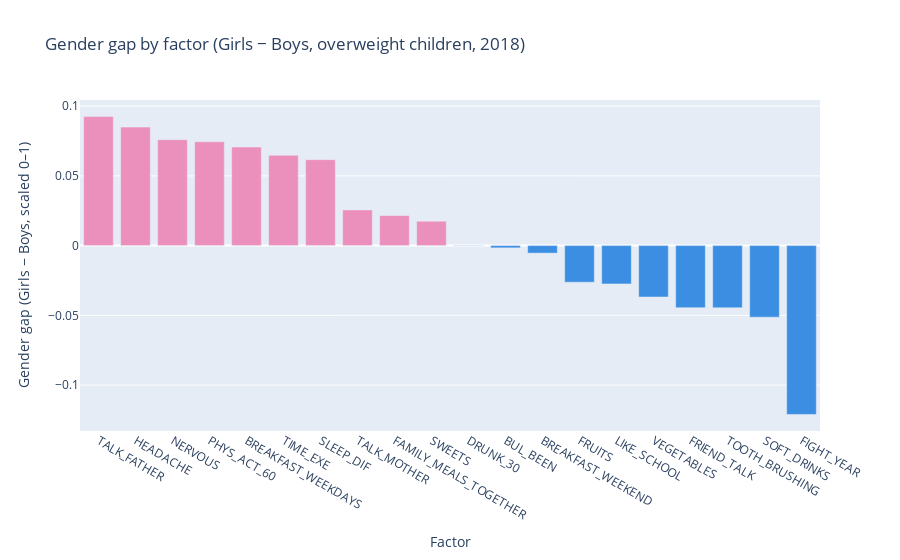

Notebook cell for this chart:
### Markdown cell above
### GRAPH 3
### Komplexni prehled - Gender differences in all relevant factors
- sirsi obrazek k grafu 2 (tam jen highlights), tady vse

### Code cell
# tady nejlip videt gender gap ale neumim interpretovat po reverse scales
# nejlepe zkombinovat - jake factor delaji nejvice a zarove kde je nejvetsi rozdil kluci/holky
# dodat aspon % u sloupcu


# GRAPH 3_v03
# GENDER GAP - only one bar - difference girls/boys, sorted DESC
# another option for graph no3


for feature in list_columns:
    max_scale = dict_scales[feature]
    reverse = feature in reverse_scales
    df_2018[feature] = normalize_feature(df_2018[feature], max_scale, reverse)

gap_table = (
    df_sex_long
    .pivot(index="FEATURE", columns="SEX_STRING", values="VALUE")
    .reset_index()
)

# gender gap: Girls - Boys (+ girls more, - boys more)
gap_table["GAP"] = gap_table["Girls"] - gap_table["Boys"]

# gender gap difference calculated
gap_table["ABS_GAP"] = gap_table["GAP"].abs()

# sorting factors by gender gap DESC
feature_order = (
    gap_table
    .sort_values("ABS_GAP", ascending=False)["FEATURE"]
    .tolist()
)

gap_plot_df = gap_table.sort_values("GAP", ascending=False)

# custom barvy: růžová pokud Girls > Boys, modrá pokud Boys > Girls
gap_colors = np.where(gap_plot_df["GAP"] > 0, "#eb8fbd", "#3b8ee1")

fig_gap = px.bar(
    gap_plot_df,
    x="FEATURE",
    y="GAP",
    title="Gender gap by factor (Girls − Boys, overweight children, 2018)",
)

fig_gap.update_traces(marker_color=gap_colors)

fig_gap.update_layout(
    xaxis_title="Factor",
    yaxis_title="Gender gap (Girls − Boys, scaled 0–1)",
    showlegend=False
)

fig_gap.show()

### Figure 1 — Plotly figure (JSON) as saved in the notebook; plotly's stock layout.template omitted (floating-point values rounded to 4 significant figures)
{"data": [{"hovertemplate": "FEATURE=%{x}<br>GAP=%{y}<extra></extra>", "legendgroup": "", "marker": {"color": ["#eb8fbd", "#eb8fbd", "#eb8fbd", "#eb8fbd", "#eb8fbd", "#eb8fbd", "#eb8fbd", "#eb8fbd", "#eb8fbd", "#eb8fbd", "#3b8ee1", "#3b8ee1", "#3b8ee1", "#3b8ee1", "#3b8ee1", "#3b8ee1", "#3b8ee1", "#3b8ee1", "#3b8ee1", "#3b8ee1"], "pattern": {"shape": ""}}, "name": "", "orientation": "v", "showlegend": false, "textposition": "auto", "type": "bar", "x": ["TALK_FATHER", "HEADACHE", "NERVOUS", "PHYS_ACT_60", "BREAKFAST_WEEKDAYS", "TIME_EXE", "SLEEP_DIF", "TALK_MOTHER", "FAMILY_MEALS_TOGETHER", "SWEETS", "DRUNK_30", "BUL_BEEN", "BREAKFAST_WEEKEND", "FRUITS", "LIKE_SCHOOL", "VEGETABLES", "FRIEND_TALK", "TOOTH_BRUSHING", "SOFT_DRINKS", "FIGHT_YEAR"], "xaxis": "x", "y": [0.09253, 0.08496, 0.07596, 0.07447, 0.07065, 0.06479, 0.06163, 0.0256, 0.02153, 0.01747, -0.0001632, -0.001636, -0.005428, -0.02625, -0.02748, -0.0369, -0.04451, -0.04463, -0.05133, -0.1211], "yaxis": "y"}], "layout": {"barmode": "relative", "legend": {"tracegroupgap": 0}, "showlegend": false, "title": {"text": "Gender gap by factor (Girls − Boys, overweight children, 2018)"}, "xaxis": {"anchor": "y", "domain": [0, 1], "title": {"text": "Factor"}}, "yaxis": {"anchor": "x", "domain": [0, 1], "title": {"text": "Gender gap (Girls − Boys, scaled 0–1)"}}}}
